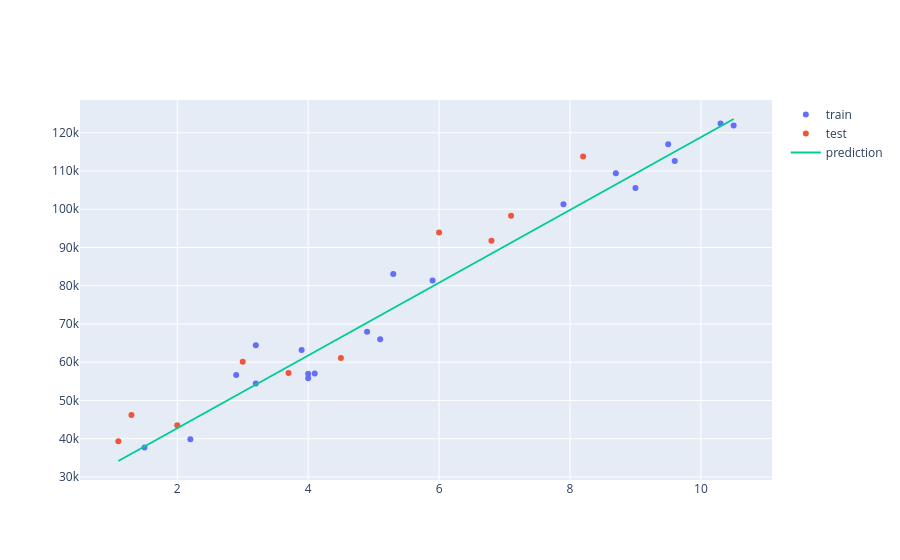

The cell this chart's notebook holds for it:
### Markdown cell above
# ScatterPlot

### Code cell
x_range = np.linspace(X.min(), X.max(), 100)
y_range = lr.predict(x_range.reshape(-1, 1))

fig = go.Figure([
        go.Scatter(x=X_train.squeeze(), y=y_train, 
                   name='train', mode='markers'),
        go.Scatter(x=X_test.squeeze(), y=y_test, 
                   name='test', mode='markers'),
        go.Scatter(x=x_range, y=y_range, 
                   name='prediction')
    ])

fig.show()
